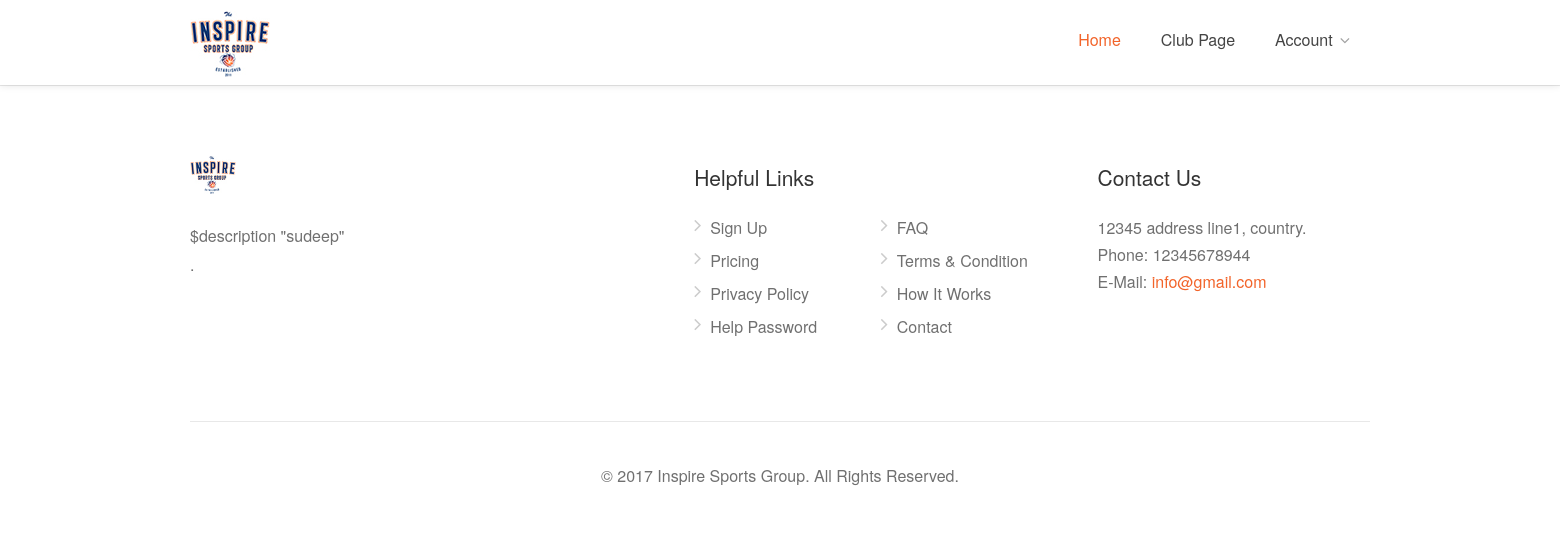
The page /index.php/netball/faq on the database as committed earlier.
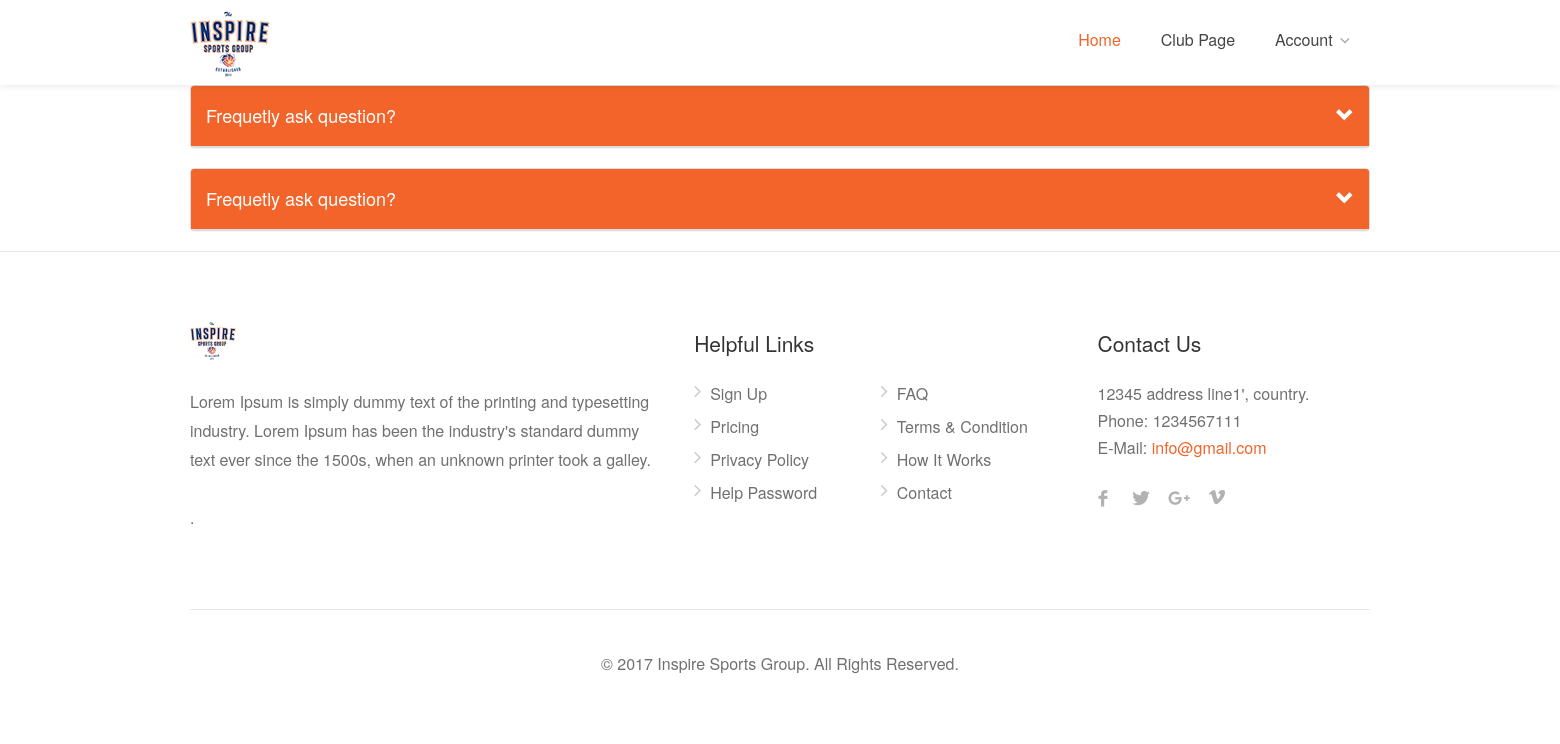
The same page on the database as committed later.
### tables this page shows
CREATE TABLE IF NOT EXISTS `tbl_about_us` (
  `about_id` int(11) NOT NULL AUTO_INCREMENT,
  `description` longtext NOT NULL,
  PRIMARY KEY (`about_id`)
);

CREATE TABLE IF NOT EXISTS `tbl_contact_us` (
  `contact_us_id` int(11) NOT NULL AUTO_INCREMENT,
  `email` varchar(255) NOT NULL,
  `phone` varchar(255) NOT NULL,
  `address` longtext NOT NULL,
  PRIMARY KEY (`contact_us_id`)
);

CREATE TABLE IF NOT EXISTS `tbl_faqs` (
  `faq_id` int(11) NOT NULL AUTO_INCREMENT,
  `question` varchar(255) NOT NULL,
  `answer` longtext NOT NULL,
  `status` int(11) NOT NULL DEFAULT '0',
  PRIMARY KEY (`faq_id`)
);

### application/views/content_handler.php (called while the page is built)
<?php include('header.php');?>
<?php include('navbar.php');?>
<?php include('content.php');?>
<?php include('footer.php');?>

### application/controllers/Netball.php (called while the page is built, shortened)
<?php
class Netball extends CI_Controller {
    public function __construct()
    {
        $this->load->library(array('session'));
        $this->load->model('Netballmodel');
    }
    public function faq()
    {
        $data['pageName'] = "FAQ";
        $data['aboutusinfo'] = $this->Netballmodel->getaboutusinfo();
        $data['contactusinfo'] = $this->Netballmodel->getcontactusinfo();
        $data['sociallinkdatalist'] = $this->Netballmodel->getsociallinkdatalist();
        $data['faqsinfolist'] = $this->Netballmodel->getfaqsinfolist();
        $this->load->view("content_handler", $data);
    }
}

### index.php (called while the page is built, shortened)
<?php
require_once BASEPATH.'core/CodeIgniter.php';

### application/models/Netballmodel.php (called while the page is built, shortened)
<?php
Class Netballmodel extends CI_Model
{
     public function getaboutusinfo()
    {
        $this->db->select('*');
        $this->db->from('tbl_about_us');
        return $this->db->get()->row();
    }
     public function getcontactusinfo()
    {
        $this->db->select('*');
        $this->db->from('tbl_contact_us');
        return $this->db->get()->row();
    }
     public function getfaqsinfolist()
    {
        $this->db->select('*');
        $this->db->from('tbl_faqs');
        return $this->db->get()->result();
    }
     public function getsociallinkdatalist()
    {
        $this->db->select('*');
        $this->db->from('tbl_social_link');
        $this->db->where('status',1);
        return $this->db->get()->result();
    }
}

### application/views/contents/faq.php (the view, shortened to what the changed rows need)
<div class="container">
     <?php foreach ($faqsinfolist as $faqsinfo) { ?>
        <div class="panel panel-default ">
            <div class="panel-heading"  style="background-color:#F2642A">
              <h4>
                <a class="accordion-toggle" data-toggle="collapse" data-parent="#accordion" href="#<?php if (!empty($faqsinfo->faq_id)) echo $faqsinfo->faq_id; ?>" style="color:#fff">
                  <?php if (!empty($faqsinfo->question)) echo $faqsinfo->question; ?>
                </a></h4>
            </div>
        </div>
    <?php } ?>
</div>

### application/views/footer.php (shortened to what the changed rows need)
<link rel="stylesheet" href="https://cdnjs.cloudflare.com/ajax/libs/font-awesome/4.7.0/css/font-awesome.min.css">
  <div id="footer">
    <div class="container">
      <div class="row">
        <div class="col-md-5 col-sm-6">
          <img class="footer-logo" src="<?php echo base_url('assets/images/logoinspire.jpg');?>" alt=""> <br>
          <br>
          <p><?php if (!empty($aboutusinfo->description)) echo $aboutusinfo->description; ?>.</p>
        </div>
        <div class="col-md-3  col-sm-12">
          <div class="text-widget"> <span><?php if (!empty($contactusinfo->address)) echo $contactusinfo->address; ?></span> <br>
            Phone: <span><?php if (!empty($contactusinfo->phone)) echo $contactusinfo->phone; ?></span><br>
            E-Mail:<span> <a href="#"><?php if (!empty($contactusinfo->email)) echo $contactusinfo->email; ?></a> </span><br>
          </div>
        </div>
      </div>
    </div>
  </div>
<link href="<?php echo base_url('assets/css/plugins/datedropper.css');?>" rel="stylesheet" type="text/css">
</body>
</html>

Rows that differ between the two databases and show on the page:
added tbl_faqs: question "Frequetly ask question?"
added tbl_faqs: question "Frequetly ask question?"
changed tbl_about_us: description "$description \"sudeep\"" → "Lorem Ipsum is simply dummy text of the printing and typesetting industry. Lorem Ipsum has been the industry's standard dummy text ever since the 1500s, when an unknown printer took a galley."
changed tbl_contact_us "info@gmail.com": address "12345 address line1, country." → "12345 address line1', country."; phone "12345678944" → "1234567111"
